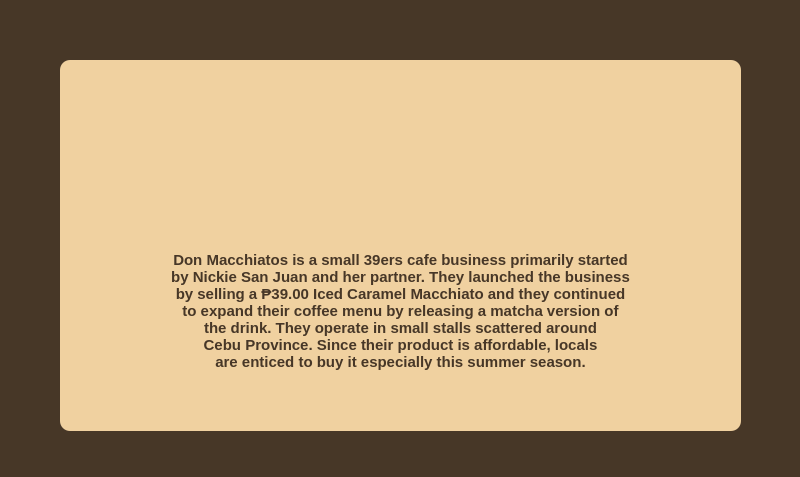
<?xml version="1.0" encoding="UTF-8"?>
<ui version="4.0">
 <class>Form</class>
 <widget class="QWidget" name="Form">
  <property name="geometry">
   <rect>
    <x>0</x>
    <y>0</y>
    <width>800</width>
    <height>477</height>
   </rect>
  </property>
  <property name="windowTitle">
   <string>About Don Macchiatos</string>
  </property>
  <property name="windowIcon">
   <iconset>
    <normaloff>../images/Picsart_23-06-15_09-41-02-215.png</normaloff>../images/Picsart_23-06-15_09-41-02-215.png</iconset>
  </property>
  <property name="styleSheet">
   <string notr="true">background-color: rgb(71, 55, 39, 100%);</string>
  </property>
  <widget class="QLabel" name="label_12">
   <property name="geometry">
    <rect>
     <x>60</x>
     <y>60</y>
     <width>681</width>
     <height>371</height>
    </rect>
   </property>
   <property name="font">
    <font>
     <pointsize>11</pointsize>
     <weight>50</weight>
     <bold>false</bold>
    </font>
   </property>
   <property name="styleSheet">
    <string notr="true">background-color: rgb(240, 209, 160, 100%); border-radius: 10px; padding: 20px; color: rgb(71, 55, 39, 100%);</string>
   </property>
   <property name="text">
    <string/>
   </property>
  </widget>
  <widget class="QLabel" name="label">
   <property name="geometry">
    <rect>
     <x>330</x>
     <y>90</y>
     <width>130</width>
     <height>130</height>
    </rect>
   </property>
   <property name="font">
    <font>
     <pointsize>28</pointsize>
     <weight>75</weight>
     <bold>true</bold>
    </font>
   </property>
   <property name="styleSheet">
    <string notr="true">background-color: none; color: rgb(71, 55, 39, 100%); </string>
   </property>
   <property name="text">
    <string/>
   </property>
   <property name="pixmap">
    <pixmap>../images/Picsart_23-06-15_09-41-02-215.png</pixmap>
   </property>
   <property name="scaledContents">
    <bool>true</bool>
   </property>
   <property name="alignment">
    <set>Qt::AlignCenter</set>
   </property>
  </widget>
  <widget class="QLabel" name="label_2">
   <property name="geometry">
    <rect>
     <x>100</x>
     <y>200</y>
     <width>601</width>
     <height>221</height>
    </rect>
   </property>
   <property name="font">
    <font>
     <pointsize>11</pointsize>
     <weight>75</weight>
     <bold>true</bold>
    </font>
   </property>
   <property name="styleSheet">
    <string notr="true">background-color: none; color: rgb(71, 55, 39, 100%); </string>
   </property>
   <property name="text">
    <string>Don Macchiatos is a small 39ers cafe business primarily started 
by Nickie San Juan and her partner. They launched the business 
by selling a ₱39.00 Iced Caramel Macchiato and they continued 
to expand their coffee menu by releasing a matcha version of 
the drink. They operate in small stalls scattered around 
Cebu Province. Since their product is affordable, locals 
are enticed to buy it especially this summer season.</string>
   </property>
   <property name="textFormat">
    <enum>Qt::AutoText</enum>
   </property>
   <property name="alignment">
    <set>Qt::AlignCenter</set>
   </property>
  </widget>
 </widget>
 <resources/>
 <connections/>
</ui>
